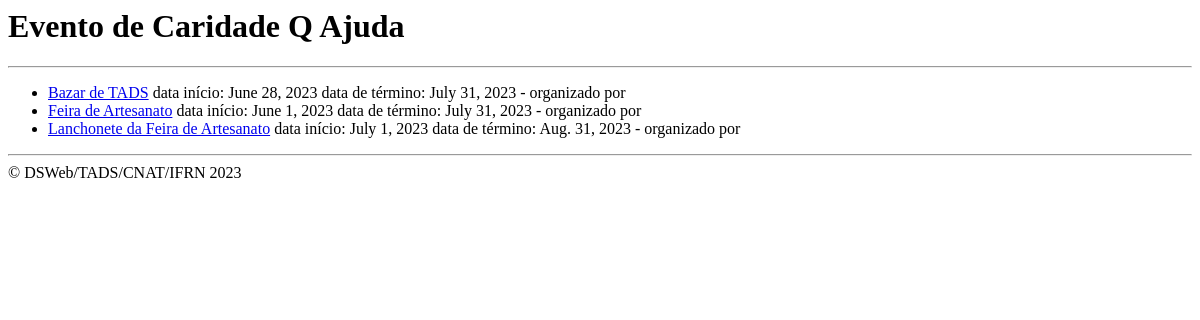
Page /caridade/ on the earlier database version.
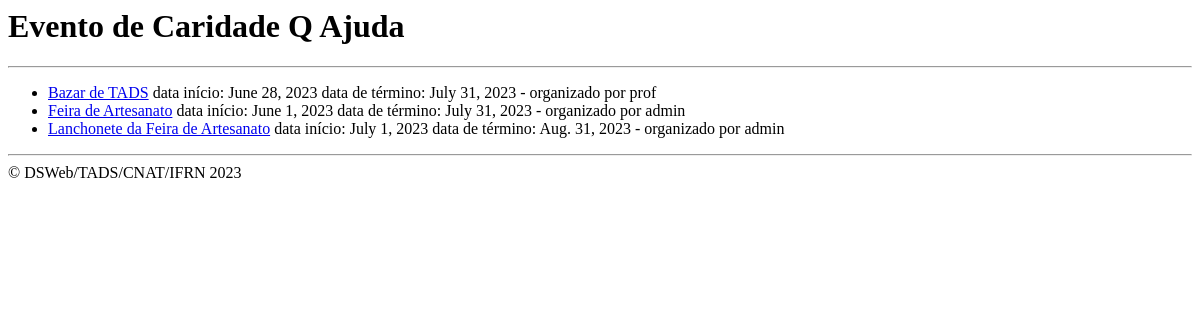
Same page on the later database version.
### caridade/models.py (models this page shows, shortened)
class Evento(models.Model):
    nome = models.CharField(max_length=100)
    data_inicio = models.DateField('Data de início')
    data_fim = models.DateField('Data de encerramento')
    usuario = models.ForeignKey(User, on_delete=models.CASCADE)

### caridade/views.py (the view)
# urls.py: path('', views.IndexView.as_view(), name='index'),
class IndexView(View):
    def get(self, request, *args, **kwargs):
        lista_eventos = Evento.objects.filter(data_fim__gte = timezone.now())
        contexto = { 'lista_eventos' : lista_eventos}
        return render(request, 'caridade/index.html', contexto)

### caridade/templates/caridade/index.html (shortened to what this page needs)
<html>
    <head>
    </head>
    <body>
        <h1>Evento de Caridade Q Ajuda</h1>
        <hr/>
        {% if lista_eventos %}
            <ul>
                {% for evento in lista_eventos %}
                    <li><a href="{% url 'caridade:detalhes' evento.id %}">
                        {{ evento.nome }}</a> data início: {{ evento.data_inicio }} data de término: {{ evento.data_fim }} - organizado por {{ evento.usuario.username }}
                    </li>
                {% endfor %}
            </ul>
        {% else %}
            <h3>Nenhum evento disponível no momento</h3>
        {% endif %}
        <hr/>
        &copy; DSWeb/TADS/CNAT/IFRN 2023
    </body>
</html>

Differences in the rows shown:
changed Evento "Bazar de TADS": usuario.username (not shown) → "prof"
changed Evento "Feira de Artesanato": usuario.username (not shown) → "admin"
changed Evento "Lanchonete da Feira de Artesanato": usuario.username (not shown) → "admin"
